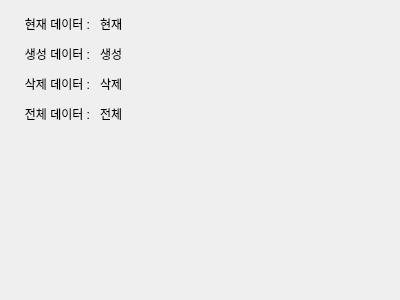
<?xml version="1.0" encoding="UTF-8"?>
<ui version="4.0">
 <class>TotalDataSize</class>
 <widget class="QWidget" name="TotalDataSize">
  <property name="geometry">
   <rect>
    <x>0</x>
    <y>0</y>
    <width>400</width>
    <height>300</height>
   </rect>
  </property>
  <property name="windowTitle">
   <string>Form</string>
  </property>
  <widget class="QLabel" name="label">
   <property name="geometry">
    <rect>
     <x>10</x>
     <y>10</y>
     <width>80</width>
     <height>28</height>
    </rect>
   </property>
   <property name="text">
    <string>&lt;html&gt;&lt;head/&gt;&lt;body&gt;&lt;p align=&quot;right&quot;&gt;현재 데이터 :&lt;/p&gt;&lt;/body&gt;&lt;/html&gt;</string>
   </property>
  </widget>
  <widget class="QLabel" name="curSize">
   <property name="geometry">
    <rect>
     <x>100</x>
     <y>10</y>
     <width>64</width>
     <height>28</height>
    </rect>
   </property>
   <property name="text">
    <string>&lt;html&gt;&lt;head/&gt;&lt;body&gt;&lt;p&gt;현재&lt;/p&gt;&lt;/body&gt;&lt;/html&gt;</string>
   </property>
  </widget>
  <widget class="QLabel" name="label_2">
   <property name="geometry">
    <rect>
     <x>10</x>
     <y>40</y>
     <width>80</width>
     <height>28</height>
    </rect>
   </property>
   <property name="text">
    <string>&lt;html&gt;&lt;head/&gt;&lt;body&gt;&lt;p align=&quot;right&quot;&gt;생성 데이터 :&lt;/p&gt;&lt;/body&gt;&lt;/html&gt;</string>
   </property>
  </widget>
  <widget class="QLabel" name="label_3">
   <property name="geometry">
    <rect>
     <x>10</x>
     <y>70</y>
     <width>80</width>
     <height>28</height>
    </rect>
   </property>
   <property name="text">
    <string>&lt;html&gt;&lt;head/&gt;&lt;body&gt;&lt;p align=&quot;right&quot;&gt;삭제 데이터 :&lt;/p&gt;&lt;/body&gt;&lt;/html&gt;</string>
   </property>
  </widget>
  <widget class="QLabel" name="label_4">
   <property name="geometry">
    <rect>
     <x>10</x>
     <y>100</y>
     <width>80</width>
     <height>28</height>
    </rect>
   </property>
   <property name="text">
    <string>&lt;html&gt;&lt;head/&gt;&lt;body&gt;&lt;p align=&quot;right&quot;&gt;전체 데이터 :&lt;/p&gt;&lt;/body&gt;&lt;/html&gt;</string>
   </property>
  </widget>
  <widget class="QLabel" name="createSize">
   <property name="geometry">
    <rect>
     <x>100</x>
     <y>40</y>
     <width>64</width>
     <height>28</height>
    </rect>
   </property>
   <property name="text">
    <string>&lt;html&gt;&lt;head/&gt;&lt;body&gt;&lt;p&gt;생성&lt;/p&gt;&lt;/body&gt;&lt;/html&gt;</string>
   </property>
  </widget>
  <widget class="QLabel" name="delSize">
   <property name="geometry">
    <rect>
     <x>100</x>
     <y>70</y>
     <width>64</width>
     <height>28</height>
    </rect>
   </property>
   <property name="text">
    <string>&lt;html&gt;&lt;head/&gt;&lt;body&gt;&lt;p&gt;삭제&lt;/p&gt;&lt;/body&gt;&lt;/html&gt;</string>
   </property>
  </widget>
  <widget class="QLabel" name="totalSize">
   <property name="geometry">
    <rect>
     <x>100</x>
     <y>100</y>
     <width>64</width>
     <height>28</height>
    </rect>
   </property>
   <property name="text">
    <string>&lt;html&gt;&lt;head/&gt;&lt;body&gt;&lt;p&gt;전체&lt;/p&gt;&lt;/body&gt;&lt;/html&gt;</string>
   </property>
  </widget>
 </widget>
 <resources/>
 <connections/>
</ui>
